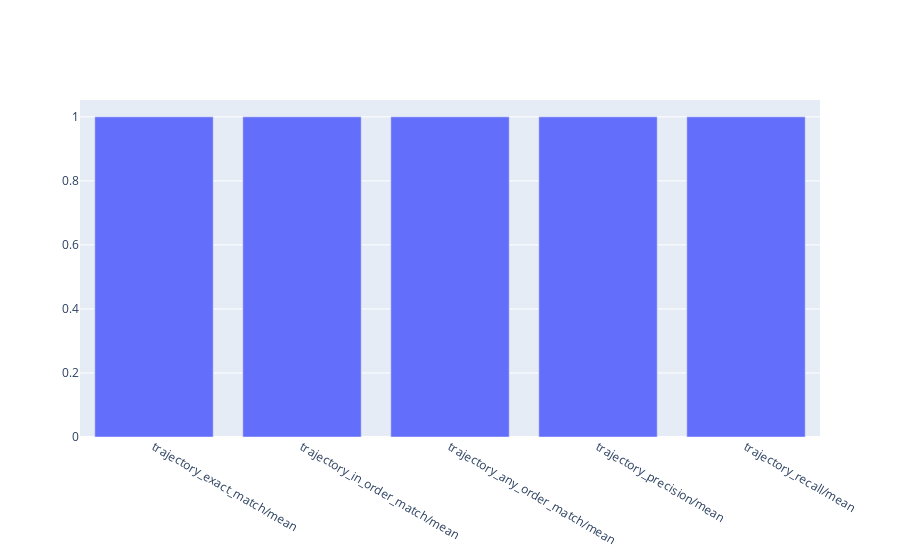

The notebook cell this image was saved under:
### Code cell
plot_bar_plot(
    trajectory_eval_result,
    title="Trajectory Metrics",
    metrics=[f"{metric}/mean" for metric in trajectory_metrics],
)

### Figure 1 — Plotly figure (JSON) as saved in the notebook; plotly's stock layout.template omitted (floating-point values rounded to 4 significant figures)
{"data": [{"name": "Trajectory Metrics", "type": "bar", "x": ["trajectory_exact_match/mean", "trajectory_in_order_match/mean", "trajectory_any_order_match/mean", "trajectory_precision/mean", "trajectory_recall/mean"], "y": [1, 1, 1, 1, 1]}], "layout": {"autosize": true, "barmode": "group", "xaxis": {"autorange": true, "range": [-0.5, 4.5], "type": "category"}, "yaxis": {"autorange": true, "range": [0, 1.053], "type": "linear"}}}
